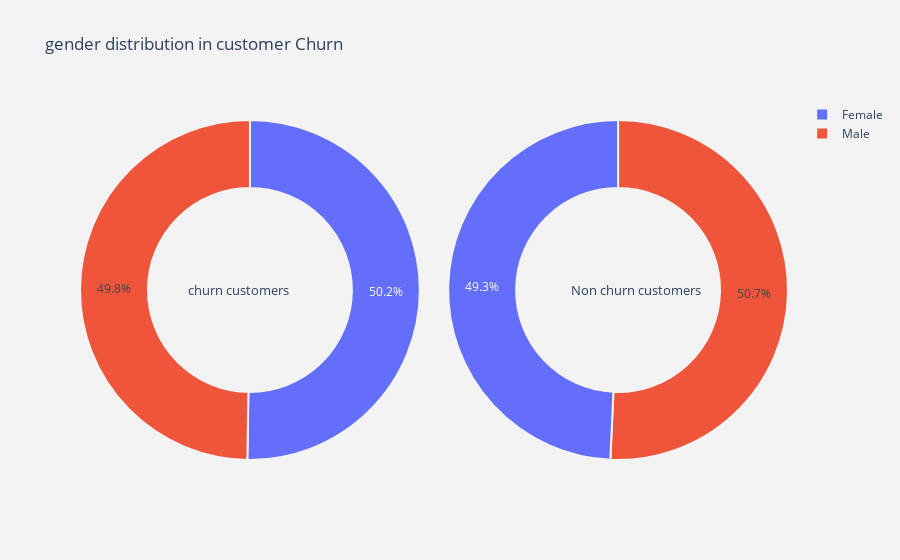
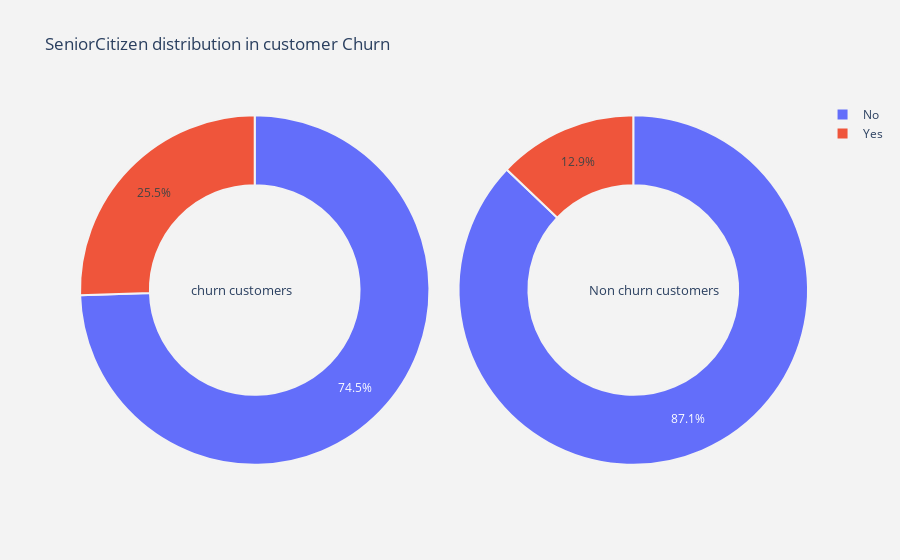
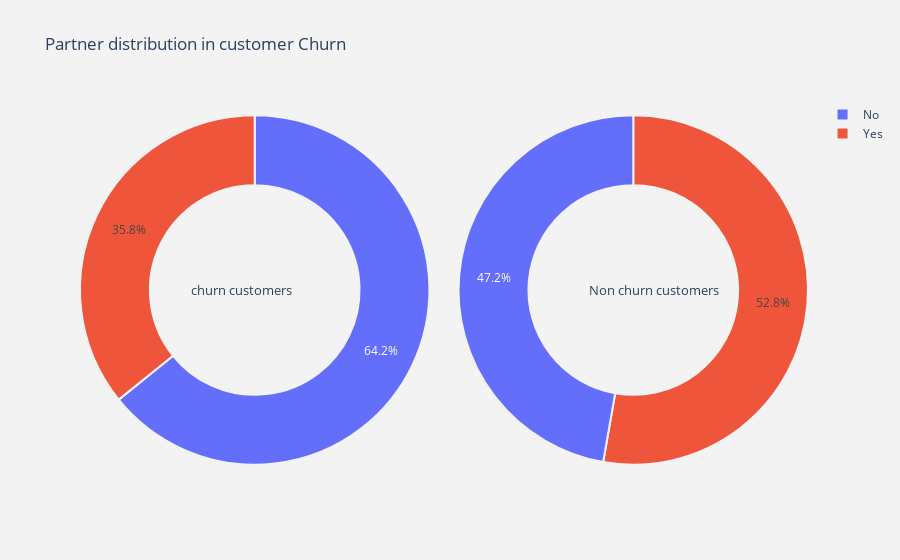
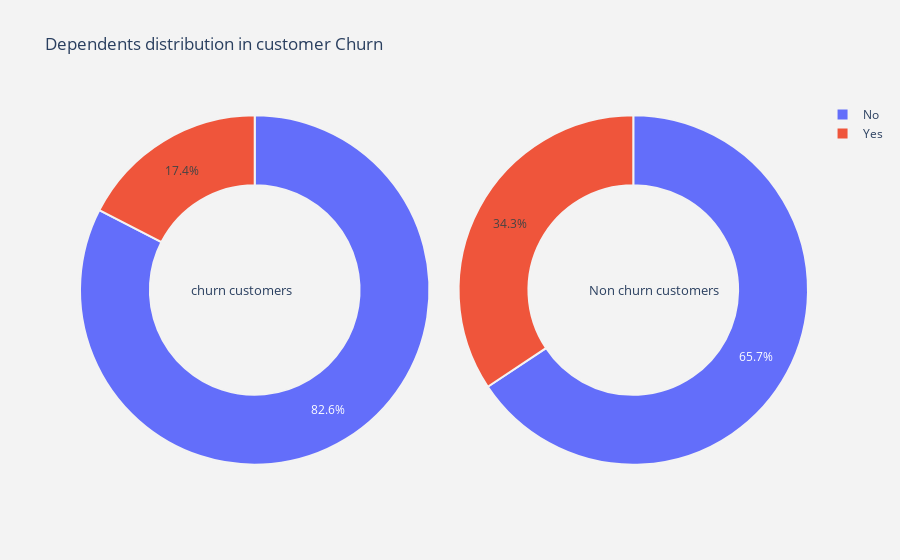

Write notebook code for charts like these, in order.
### Code cell
# for all categorical columns plot pie

for i in cat_cols :
    plot_pie(i)

### Figure 1 — Plotly figure (JSON) as saved in the notebook; plotly's stock layout.template omitted (floating-point values rounded to 4 significant figures)
{"data": [{"domain": {"x": [0, 0.48]}, "hole": 0.6, "hoverinfo": "label+percent+name", "labels": ["Female", "Male"], "marker": {"line": {"color": "rgb(243,243,243)", "width": 2}}, "name": "Churn Customers", "type": "pie", "values": [939, 930]}, {"domain": {"x": [0.52, 1]}, "hole": 0.6, "hoverinfo": "label+percent+name", "labels": ["Male", "Female"], "marker": {"line": {"color": "rgb(243,243,243)", "width": 2}}, "name": "Non churn customers", "type": "pie", "values": [2619, 2544]}], "layout": {"annotations": [{"font": {"size": 13}, "showarrow": false, "text": "churn customers", "x": 0.15, "y": 0.5}, {"font": {"size": 13}, "showarrow": false, "text": "Non churn customers", "x": 0.88, "y": 0.5}], "autosize": true, "paper_bgcolor": "rgb(243,243,243)", "plot_bgcolor": "rgb(243,243,243)", "title": {"text": "gender distribution in customer Churn "}}}

### Figure 2 — Plotly figure (JSON) as saved in the notebook; plotly's stock layout.template omitted (floating-point values rounded to 4 significant figures)
{"data": [{"domain": {"x": [0, 0.48]}, "hole": 0.6, "hoverinfo": "label+percent+name", "labels": ["No", "Yes"], "marker": {"line": {"color": "rgb(243,243,243)", "width": 2}}, "name": "Churn Customers", "type": "pie", "values": [1393, 476]}, {"domain": {"x": [0.52, 1]}, "hole": 0.6, "hoverinfo": "label+percent+name", "labels": ["No", "Yes"], "marker": {"line": {"color": "rgb(243,243,243)", "width": 2}}, "name": "Non churn customers", "type": "pie", "values": [4497, 666]}], "layout": {"annotations": [{"font": {"size": 13}, "showarrow": false, "text": "churn customers", "x": 0.15, "y": 0.5}, {"font": {"size": 13}, "showarrow": false, "text": "Non churn customers", "x": 0.88, "y": 0.5}], "autosize": true, "paper_bgcolor": "rgb(243,243,243)", "plot_bgcolor": "rgb(243,243,243)", "title": {"text": "SeniorCitizen distribution in customer Churn "}}}

### Figure 3 — Plotly figure (JSON) as saved in the notebook; plotly's stock layout.template omitted (floating-point values rounded to 4 significant figures)
{"data": [{"domain": {"x": [0, 0.48]}, "hole": 0.6, "hoverinfo": "label+percent+name", "labels": ["No", "Yes"], "marker": {"line": {"color": "rgb(243,243,243)", "width": 2}}, "name": "Churn Customers", "type": "pie", "values": [1200, 669]}, {"domain": {"x": [0.52, 1]}, "hole": 0.6, "hoverinfo": "label+percent+name", "labels": ["Yes", "No"], "marker": {"line": {"color": "rgb(243,243,243)", "width": 2}}, "name": "Non churn customers", "type": "pie", "values": [2724, 2439]}], "layout": {"annotations": [{"font": {"size": 13}, "showarrow": false, "text": "churn customers", "x": 0.15, "y": 0.5}, {"font": {"size": 13}, "showarrow": false, "text": "Non churn customers", "x": 0.88, "y": 0.5}], "autosize": true, "paper_bgcolor": "rgb(243,243,243)", "plot_bgcolor": "rgb(243,243,243)", "title": {"text": "Partner distribution in customer Churn "}}}

### Figure 4 — Plotly figure (JSON) as saved in the notebook; plotly's stock layout.template omitted (floating-point values rounded to 4 significant figures)
{"data": [{"domain": {"x": [0, 0.48]}, "hole": 0.6, "hoverinfo": "label+percent+name", "labels": ["No", "Yes"], "marker": {"line": {"color": "rgb(243,243,243)", "width": 2}}, "name": "Churn Customers", "type": "pie", "values": [1543, 326]}, {"domain": {"x": [0.52, 1]}, "hole": 0.6, "hoverinfo": "label+percent+name", "labels": ["No", "Yes"], "marker": {"line": {"color": "rgb(243,243,243)", "width": 2}}, "name": "Non churn customers", "type": "pie", "values": [3390, 1773]}], "layout": {"annotations": [{"font": {"size": 13}, "showarrow": false, "text": "churn customers", "x": 0.15, "y": 0.5}, {"font": {"size": 13}, "showarrow": false, "text": "Non churn customers", "x": 0.88, "y": 0.5}], "autosize": true, "paper_bgcolor": "rgb(243,243,243)", "plot_bgcolor": "rgb(243,243,243)", "title": {"text": "Dependents distribution in customer Churn "}}}
